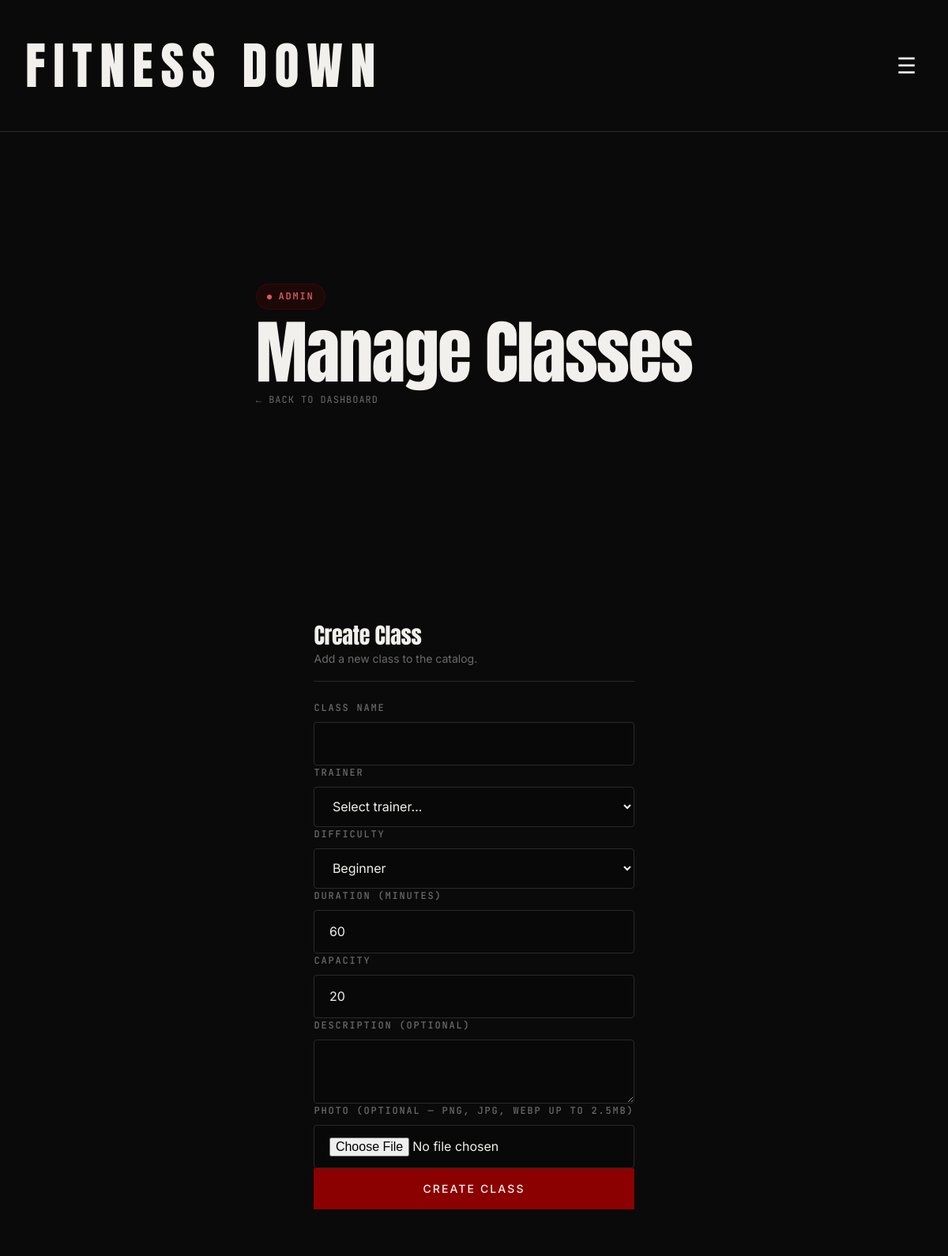
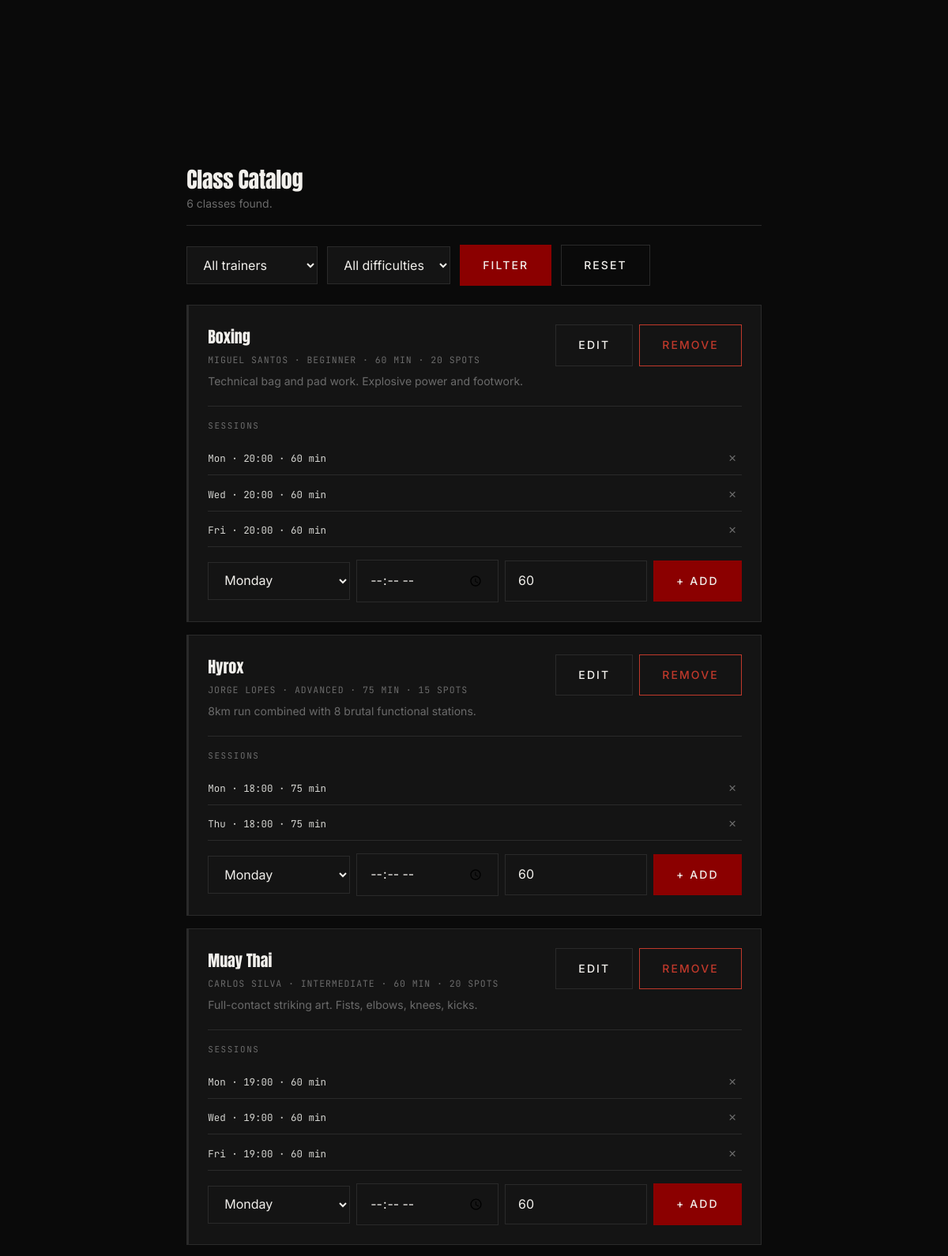
The app's page /admin/classes.php (signed in, upper part) with its own data (2 pictures, top to bottom).
### tables this page shows
CREATE TABLE classes(
    id INTEGER PRIMARY KEY AUTOINCREMENT,
    trainer_id INTEGER NOT NULL,
    name TEXT NOT NULL, --this name will be the type of class
    description TEXT,
    difficulty TEXT NOT NULL CHECK (difficulty IN('beginner', 'intermediate', 'advanced')),
    duration_minutes INTEGER NOT NULL,
    capacity INTEGER NOT NULL,
    photo TEXT,
    is_active INTEGER NOT NULL DEFAULT 1,
    FOREIGN KEY (trainer_id) REFERENCES users(id) ON DELETE RESTRICT
);

CREATE TABLE users (
    id INTEGER PRIMARY KEY AUTOINCREMENT,
    name TEXT NOT NULL,
    email TEXT NOT NULL UNIQUE,
    username TEXT NOT NULL UNIQUE,
    password_hash TEXT NOT NULL,
    profile_photo TEXT,
    role TEXT NOT NULL CHECK (role IN ('member', 'trainer', 'admin')),
    created_at TEXT NOT NULL DEFAULT CURRENT_TIMESTAMP,
    is_active INTEGER NOT NULL DEFAULT 1
);

CREATE TABLE sessions(
    id INTEGER PRIMARY KEY AUTOINCREMENT,
    class_id INTEGER NOT NULL,
    day_of_week TEXT NOT NULL CHECK (day_of_week IN ('monday','tuesday','wednesday','thursday','friday','saturday','sunday')),
    start_time TEXT NOT NULL,
    duration_minutes INTEGER NOT NULL CHECK (duration_minutes > 0),
    status TEXT NOT NULL DEFAULT 'scheduled' CHECK (status IN ('scheduled', 'completed', 'cancelled')),
    notes TEXT,
    FOREIGN KEY (class_id) REFERENCES classes(id) ON DELETE CASCADE
);

### includes/helper.php (called while the page is built, shortened)
<?php
function e(string $val): string {
    return htmlspecialchars($val, ENT_QUOTES | ENT_SUBSTITUTE, 'UTF-8');
}

### admin/classes.php (the view, shortened to what this page needs)
<?php
$pdo     = get_db();
try { $pdo->exec("ALTER TABLE classes ADD COLUMN photo TEXT"); } catch (\PDOException $e) {}
$where  = ['c.is_active = 1'];
$params = [];
$stmt = $pdo->prepare(
    "SELECT c.id, c.name, c.description, c.difficulty, c.duration_minutes, c.capacity, c.photo,
            u.name AS trainer_name, u.id AS trainer_id
       FROM classes c
       JOIN users u ON u.id = c.trainer_id
      WHERE " . implode(' AND ', $where) . "
      ORDER BY c.name"
);
$stmt->execute($params);
$classes = $stmt->fetchAll();
$sessions_by_class = [];
if (!empty($classes)) {
    $cids = array_column($classes, 'id');
    $ph   = implode(',', array_fill(0, count($cids), '?'));
    $rows = $pdo->prepare(
        "SELECT id, class_id, day_of_week, start_time, duration_minutes
           FROM sessions WHERE class_id IN ($ph)
           ORDER BY CASE day_of_week
               WHEN 'monday' THEN 1 WHEN 'tuesday' THEN 2 WHEN 'wednesday' THEN 3
               WHEN 'thursday' THEN 4 WHEN 'friday' THEN 5 WHEN 'saturday' THEN 6
               WHEN 'sunday' THEN 7 END, start_time"
    );
    $rows->execute($cids);
    foreach ($rows->fetchAll() as $s) {
        $sessions_by_class[(int)$s['class_id']][] = $s;
    }
}
$day_label = [
    'monday' => 'Mon', 'tuesday' => 'Tue', 'wednesday' => 'Wed',
    'thursday' => 'Thu', 'friday' => 'Fri', 'saturday' => 'Sat', 'sunday' => 'Sun',
];
include __DIR__ . '/../includes/header.php';
?>
<main class="admin-dashboard">
    <section class="profile-page__hero">
        <div class="profile-card">
            <div class="profile-card__body">
                <span class="profile-role-badge profile-role-badge--admin">Admin</span>
                <h1 class="profile-card__title">Manage Classes</h1>
                <p class="profile-card__meta"><a href="/admin/dashboard.php" class="admin-back">← Back to dashboard</a></p>
            </div>
        </div>
    </section>
    <section class="admin-section">
        <header class="admin-section__header">
            <h2>Create Class</h2>
            <p>Add a new class to the catalog.</p>
        </header>
        <div class="profile-form-card">
            <form class="profile-form" method="post" action="/admin/classes.php" enctype="multipart/form-data" novalidate>
                <div class="profile-form__row">
                    <div class="form__group">
                        <label class="form__label">Class Name</label>
                        <input type="text" name="name" class="form__input" required>
                    </div>
                    <div class="form__group">
                        <label class="form__label">Trainer</label>
                        <select name="trainer_id" class="form__input" required>
                            <option value="">Select trainer…</option>
                        </select>
                    </div>
                </div>
                <div class="profile-form__row">
                    <div class="form__group">
                        <label class="form__label">Difficulty</label>
                        <select name="difficulty" class="form__input">
                            <option value="beginner">Beginner</option>
                        </select>
                    </div>
                    <div class="form__group">
                        <label class="form__label">Duration (minutes)</label>
                        <input type="number" name="duration" class="form__input" min="1" value="60">
                    </div>
                    <div class="form__group">
                        <label class="form__label">Capacity</label>
                        <input type="number" name="capacity" class="form__input" min="1" value="20">
                    </div>
                </div>
                <div class="form__group">
                    <label class="form__label">Description <span style="color:var(--text-muted)">(optional)</span></label>
                    <textarea name="description" class="form__input" rows="2"></textarea>
                </div>
                <div class="form__group">
                    <label class="form__label">Photo <span style="color:var(--text-muted)">(optional — PNG, JPG, WEBP up to 2.5MB)</span></label>
                    <input type="file" name="photo" class="form__input" accept="image/png,image/jpeg,image/webp">
                </div>
                <button type="submit" class="button button--primary">Create Class</button>
            </form>
        </div>
    </section>
    <section class="admin-section">
        <header class="admin-section__header">
            <h2>Class Catalog</h2>
            <p><?= count($classes) ?> class<?= count($classes) !== 1 ? 'es' : '' ?> found.</p>
        </header>
        <form class="admin-filters" method="get" action="/admin/classes.php">
            <select name="trainer" class="form__input admin-filters__select">
                <option value="">All trainers</option>
            </select>
            <select name="difficulty" class="form__input admin-filters__select">
                <option value="">All difficulties</option>
            </select>
            <button type="submit" class="button button--primary">Filter</button>
            <a href="/admin/classes.php" class="button button--ghost">Reset</a>
        </form>
        <?php if (empty($classes)): ?>
            <p class="admin-empty">No active classes found.</p>
        <?php else: ?>
            <ul class="admin-class-list">
                <?php foreach ($classes as $c):
                    $sessions = $sessions_by_class[(int)$c['id']] ?? [];
                ?>
                <li class="admin-class-item">
                    <div class="admin-class-header">
                        <div class="admin-class-info">
                            <span class="admin-class-name"><?= e($c['name']) ?></span>
                            <span class="admin-class-meta">
                                <?= e($c['trainer_name']) ?> ·
                                <?= e(ucfirst($c['difficulty'])) ?> ·
                                <?= $c['duration_minutes'] ?> min ·
                                <?= $c['capacity'] ?> spots
                            </span>
                            <?php if ($c['description']): ?>
                                <span class="admin-class-desc"><?= e($c['description']) ?></span>
                            <?php endif; ?>
                        </div>
                        <div class="admin-class-actions">
                            <button type="button" class="button button--ghost admin-class-edit-btn"
                                    data-id="<?= $c['id'] ?>"
                                    data-name="<?= e($c['name']) ?>"
                                    data-trainer="<?= $c['trainer_id'] ?>"
                                    data-difficulty="<?= e($c['difficulty']) ?>"
                                    data-duration="<?= $c['duration_minutes'] ?>"
                                    data-capacity="<?= $c['capacity'] ?>"
                                    data-description="<?= e($c['description'] ?? '') ?>"
                                    data-photo="<?= e($c['photo'] ?? '') ?>">
                                Edit
                            </button>
                            <form method="post" action="/admin/classes.php" style="display:inline">
                                <button type="submit" class="button button--danger"
                                        onclick="return confirm('Remove class <?= e(addslashes($c['name'])) ?>?')">
                                    Remove
                                </button>
                            </form>
                        </div>
                    </div>
                    <div class="admin-sessions">
                        <p class="admin-sessions__title">Sessions</p>
                        <?php if (empty($sessions)): ?>
                            <p class="admin-sessions__empty">No sessions yet.</p>
                        <?php else: ?>
                            <ul class="admin-session-list">
                                <?php foreach ($sessions as $s): ?>
                                <li class="admin-session-row">
                                    <span class="admin-session-info">
                                        <?= e($day_label[$s['day_of_week']] ?? $s['day_of_week']) ?>
                                        · <?= e($s['start_time']) ?>
                                        · <?= $s['duration_minutes'] ?> min
                                    </span>
                                    <form method="post" action="/admin/classes.php" style="display:inline">
                                        <button type="submit" class="admin-session-remove"
                                                onclick="return confirm('Remove this session?')">✕</button>
                                    </form>
                                </li>
                                <?php endforeach; ?>
                            </ul>
                        <?php endif; ?>
                        <form class="admin-session-add" method="post" action="/admin/classes.php">
                            <select name="day_of_week" class="form__input admin-session-add__field">
                                <?php foreach (['monday','tuesday','wednesday','thursday','friday','saturday','sunday'] as $d): ?>
                                    <option value="<?= $d ?>"><?= ucfirst($d) ?></option>
                                <?php endforeach; ?>
                            </select>
                            <input type="time" name="start_time" class="form__input admin-session-add__field" required>
                            <input type="number" name="duration" class="form__input admin-session-add__field"
                                   placeholder="Min" min="1" value="60" style="width:5rem">
                            <button type="submit" class="button button--primary admin-session-add__btn">+ Add</button>
                        </form>
                    </div>
                </li>
                <?php endforeach; ?>
            </ul>
        <?php endif; ?>
    </section>
</main>
<?php include __DIR__ . '/../includes/footer.php'; ?>

### css/pages/admin.css (style rules this page uses)
.admin-dashboard { max-width: 1100px; margin: 0 auto; padding: 3rem 1.5rem 6rem; display: grid; gap: 3rem; }
.admin-back { color: var(--text-muted); text-decoration: none; font-family: var(--font-mono); font-size: 0.75rem; letter-spacing: 0.08em; text-transform: uppercase; transition: color 0.15s; }
.admin-section { display: flex; flex-direction: column; gap: 1.5rem; }
.admin-section__header { padding-bottom: 1rem; border-bottom: 1px solid var(--border); }
.admin-section__header h2 { margin: 0 0 0.25rem; font-family: var(--font-display); font-size: 1.75rem; color: var(--text); letter-spacing: -0.01em; }
.admin-section__header p { margin: 0; font-size: var(--text-sm); color: var(--text-muted); }
.admin-filters { display: flex; gap: 0.75rem; flex-wrap: wrap; align-items: center; }
.admin-filters__select { width: auto; min-width: 9rem; }
.admin-class-list { list-style: none; padding: 0; margin: 0; display: flex; flex-direction: column; gap: 1rem; }
.admin-class-item { background: var(--bg-surface); border: 1px solid var(--border); border-left: 3px solid var(--border); padding: 1.5rem; display: flex; flex-direction: column; gap: 1.25rem; transition: border-left-color 0.2s; }
.admin-class-header { display: flex; align-items: flex-start; gap: 1rem; justify-content: space-between; flex-wrap: wrap; }
.admin-class-info { display: flex; flex-direction: column; gap: 0.25rem; flex: 1; min-width: 0; }
.admin-class-name { font-family: var(--font-display); font-size: 1.25rem; color: var(--text); }
.admin-class-meta { font-family: var(--font-mono); font-size: 0.72rem; color: var(--text-muted); text-transform: uppercase; letter-spacing: 0.08em; }
.admin-class-desc { font-size: var(--text-sm); color: var(--text-muted); margin-top: 0.15rem; }
.admin-class-actions { display: flex; gap: 0.5rem; flex-shrink: 0; }
.admin-sessions { border-top: 1px solid var(--border); padding-top: 1rem; display: flex; flex-direction: column; gap: 0.75rem; }
.admin-sessions__title { font-family: var(--font-mono); font-size: 0.68rem; letter-spacing: 0.15em; text-transform: uppercase; color: var(--text-muted); margin: 0; }
.admin-session-list { list-style: none; padding: 0; margin: 0; display: flex; flex-direction: column; gap: 0.25rem; }
.admin-session-row { display: flex; align-items: center; gap: 0.75rem; padding: 0.4rem 0; border-bottom: 1px solid var(--border); }
.admin-session-info { font-family: var(--font-mono); font-size: 0.78rem; color: var(--text-soft); flex: 1; }
.admin-session-remove { background: none; border: none; color: var(--text-muted); cursor: pointer; font-size: 0.8rem; padding: 0.2rem 0.4rem; transition: color 0.15s; flex-shrink: 0; }
.admin-session-add { display: flex; gap: 0.5rem; align-items: center; flex-wrap: wrap; margin-top: 0.25rem; }
.admin-session-add__field { flex: 1; min-width: 7rem; }
.admin-session-add__btn { white-space: nowrap; flex-shrink: 0; }
@media (min-width: 840px) { .admin-dashboard { padding-top: 5rem; } }

### css/base/tokens.css (style rules this page uses)
:root { --bg: #0a0a0a; --bg-surface: #141414; --bg-elevated: #1f1f1f; --text: #f2f0ec; --text-soft: #d4d4d0; --text-muted: #6b6b6b; --accent: #8b0000; --accent-hover: #a30f0f; --border: #2a2a2a; --border-strong: #6b6b6b; --font-display: "Anton", sans-serif; --font-body: "Inter", sans-serif; --font-mono: "JetBrains Mono", monospace; --text-sm: 0.875rem; --text-base: 1rem; --content-max: 1400px; }

### css/base/typography.css (style rules this page uses)
body { background-color: var(--bg); color: var(--text); font-family: var(--font-body); font-size: var(--text-base); line-height: 1.6; font-weight: 400; }
h1, h2, h3, h4, h5, h6 { font-family: var(--font-display); font-weight: 400; line-height: 1.05; color: var(--text); letter-spacing: -0.02em; }
h1 { font-size: 5.5rem; }
h2 { font-size: 3.75rem; }
p { color: var(--text-soft); line-height: 1.6; text-wrap: pretty; }
a { color: inherit; transition: color 150ms cubic-bezier(0.16, 1, 0.3, 1); }

### css/components/form.css (style rules this page uses)
.form__group { display: flex; flex-direction: column; gap: 0.5rem; }
.form__label { font-family: var(--font-mono); font-size: 0.75rem; font-weight: 500; letter-spacing: 0.15em; text-transform: uppercase; color: var(--text-muted); }
.form__input { width: 100%; padding: 0.75rem 1rem; font-family: var(--font-body); font-size: var(--text-base); color: var(--text); background-color: var(--bg-surface); border: 1px solid var(--border); border-radius: 0; transition: border-color 150ms cubic-bezier(0.16, 1, 0.3, 1), background-color 150ms cubic-bezier(0.16, 1, 0.3, 1); }
.form__input::placeholder { color: var(--text-muted); opacity: 0.6; }

### records on screen
classes: name "Boxing", trainer.name "MIGUEL SANTOS", difficulty "BEGINNER", duration_minutes "60", capacity "20", description "Technical bag and pad work. Explosive power and footwork."
sessions: day_of_week "Mon", start_time "20:00", duration_minutes "60"
sessions: day_of_week "Wed", start_time "20:00", duration_minutes "60"
sessions: day_of_week "Fri", start_time "20:00", duration_minutes "60"
classes: name "Hyrox", trainer.name "JORGE LOPES", difficulty "ADVANCED", duration_minutes "75", capacity "15", description "8km run combined with 8 brutal functional stations."
sessions: day_of_week "Mon", start_time "18:00", duration_minutes "75"
sessions: day_of_week "Thu", start_time "18:00", duration_minutes "75"
classes: name "Muay Thai", trainer.name "CARLOS SILVA", difficulty "INTERMEDIATE", duration_minutes "60", capacity "20", description "Full-contact striking art. Fists, elbows, knees, kicks."
sessions: day_of_week "Mon", start_time "19:00", duration_minutes "60"
sessions: day_of_week "Wed", start_time "19:00", duration_minutes "60"
sessions: day_of_week "Fri", start_time "19:00", duration_minutes "60"

### other values on screen
count($classes) "6"
form field day_of_week "Monday"
